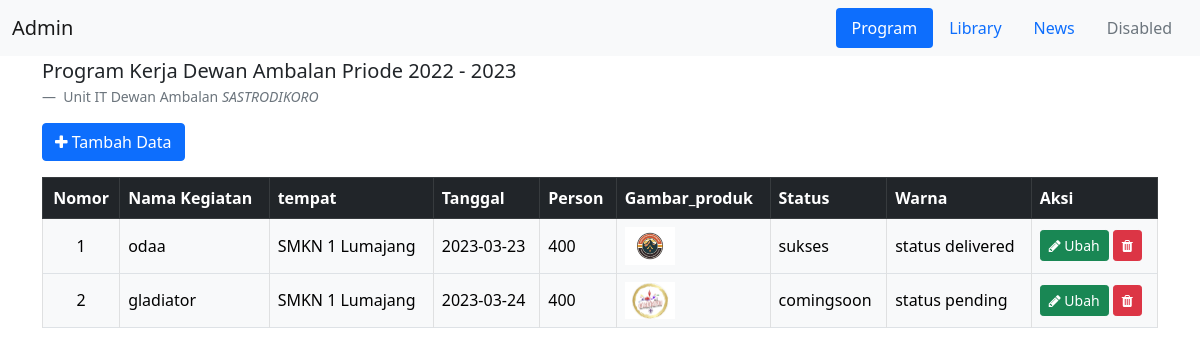
The page / on the database its author committed.
### tables this page shows
CREATE TABLE `produk` (
  `id` int(11) NOT NULL,
  `nama_kegiatan` varchar(255) DEFAULT NULL,
  `tempat` text DEFAULT NULL,
  `tanggal` date DEFAULT NULL,
  `person` int(11) DEFAULT NULL,
  `gambar_produk` varchar(255) DEFAULT NULL,
  `status` varchar(50) DEFAULT NULL,
  `warna` varchar(50) DEFAULT NULL
);

### index.php (the view, shortened to what this page needs)
<?php
  include 'koneksi.php';
  $query = "SELECT * FROM produk";
  $sql = mysqli_query($conn, $query);
  $no = 0;
?>
<!DOCTYPE html>
<html lang="en">
<head>
    <link href="css/bootstrap.min.css" rel="stylesheet">
    <link rel="stylesheet" href="fontawesome/css/font-awesome.min.css">
</head>
<body>
    <nav class="navbar navbar-light bg-light">
        <div class="container-fluid">
          <a class="navbar-brand" href="#">
            Admin
          </a>
          <ul class="nav justify-content-end  nav-pills">
          <li class="nav-item">
          <a class="nav-link active" aria-current="page" href="index.php">Program</a>
          </li>
          <li class="nav-item">
            <a class="nav-link" href="perpus.php">Library</a>
          </li>
          <li class="nav-item">
            <a class="nav-link" href="#">News</a>
          </li>
          <li class="nav-item">
            <a class="nav-link disabled" href="#" tabindex="-1" aria-disabled="true">Disabled</a>
          </li>
        </ul>
        </div>
      </nav>
      <div class="container">
      <figure>
        <blockquote class="blockquote">
          <p>Program Kerja Dewan Ambalan Priode 2022 - 2023</p>
        </blockquote>
        <figcaption class="blockquote-footer">
          Unit IT Dewan Ambalan<cite title="Source Title"> SASTRODIKORO</cite>
        </figcaption>
      </figure>
      <a href="tambah.php" type="button" class="btn btn-primary mb-3">
        <i class="fa fa-plus"></i>
        Tambah Data</a>
      <div class="table-responsive">
        <table class="table align-middle table-bordered table-hover table-$purple-700">
          <thead>
          <tr class="table-dark">
              <th><center>Nomor</center></th>
              <th>Nama Kegiatan</th>
              <th>tempat</th>
              <th>Tanggal</th>
              <th>Person</th>
              <th>Gambar_produk</th>
              <th>Status</th>
              <th>Warna</th>
              <th>Aksi</th>
            </tr>
          </thead>
          <tbody>
            <?php
              while($result = mysqli_fetch_assoc($sql)){
            ?>
            <tr>
              <td class="table-light"><center>
                <?php echo ++$no?>
              </center></td>
              <td class="table-light">
                <?php echo $result['nama_kegiatan']; ?>
              </td>
              <td class="table-light">
              <?php echo $result['tempat']; ?>
              </td>
              <td class="table-light">
              <?php echo $result['tanggal']; ?>
              </td>
              <td class="table-light">
              <?php echo $result['person']; ?>
              </td>
              <td class="table-light">
                <img src="img/<?php echo $result['gambar_produk']; ?>"  style="width: 50px;">
              </td>
              <td class="table-light">
              <?php echo $result['status']; ?>
              </td>
              <td class="table-light">
              <?php echo $result['warna']; ?>
              </td>
              <td class="table-light">
                <a href="tambah.php?ubah=<?php echo $result['id']; ?>" type="button" class="btn btn-success btn-sm">
                    <i class="fa fa-pencil"></i>
                    Ubah</a>
                    <a href="proses.php?hapus=<?php echo $result['id']; ?>" type="button" class="btn btn-danger btn-sm" onClick="return confirm('Apakah Anda yakin mau hapus???')">
                    <i class="fa fa-trash"></i>
                    </a>
              </td>
            </tr>
            <?php
              }
            ?>
            </tbody>
            </table>
            </div>
    </div>
</body>
</html>

### rows shown on the page
produk: nama_kegiatan "odaa", tempat "SMKN 1 Lumajang", tanggal "2023-03-23", person "400", gambar_produk (picture), status "sukses", warna "status delivered"
produk: nama_kegiatan "gladiator", tempat "SMKN 1 Lumajang", tanggal "2023-03-24", person "400", gambar_produk (picture), status "comingsoon", warna "status pending"
